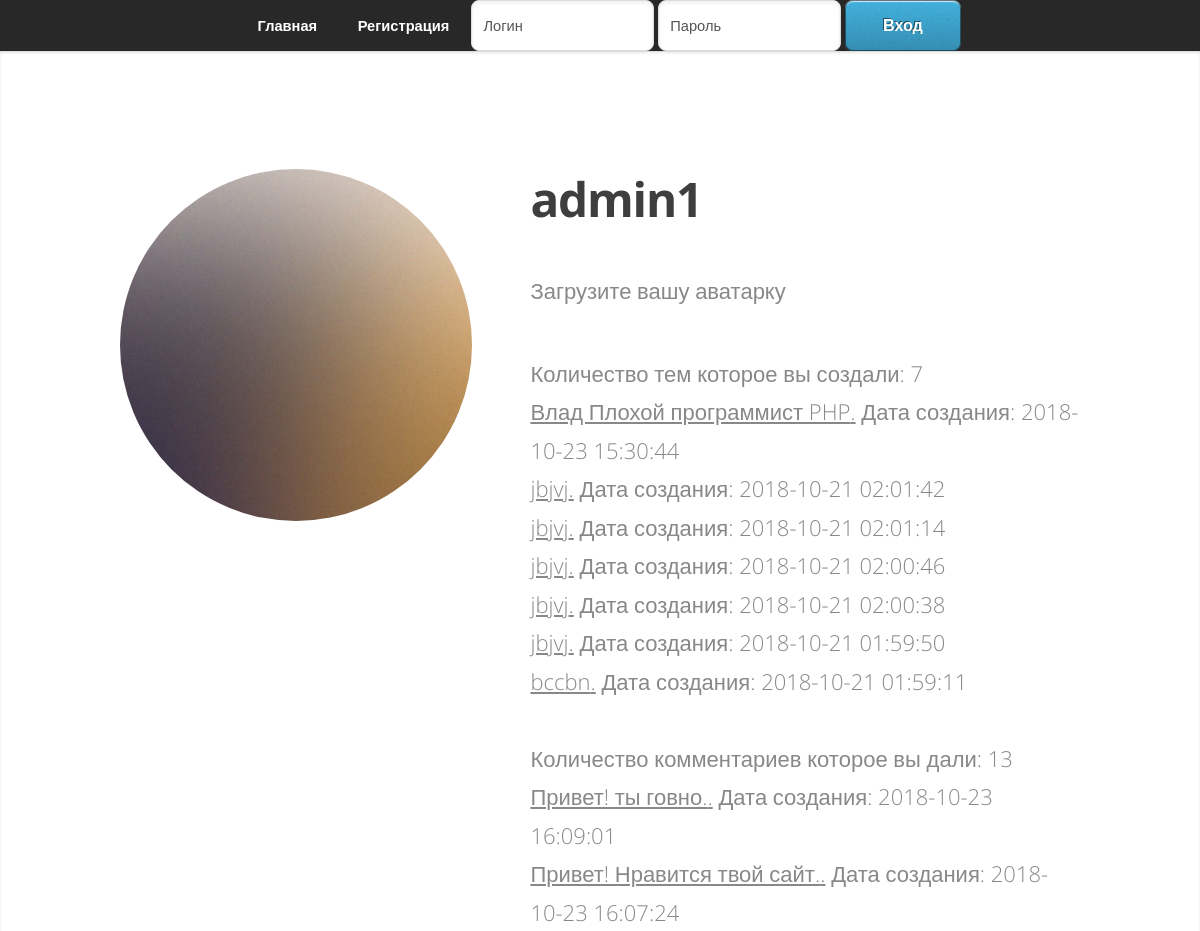
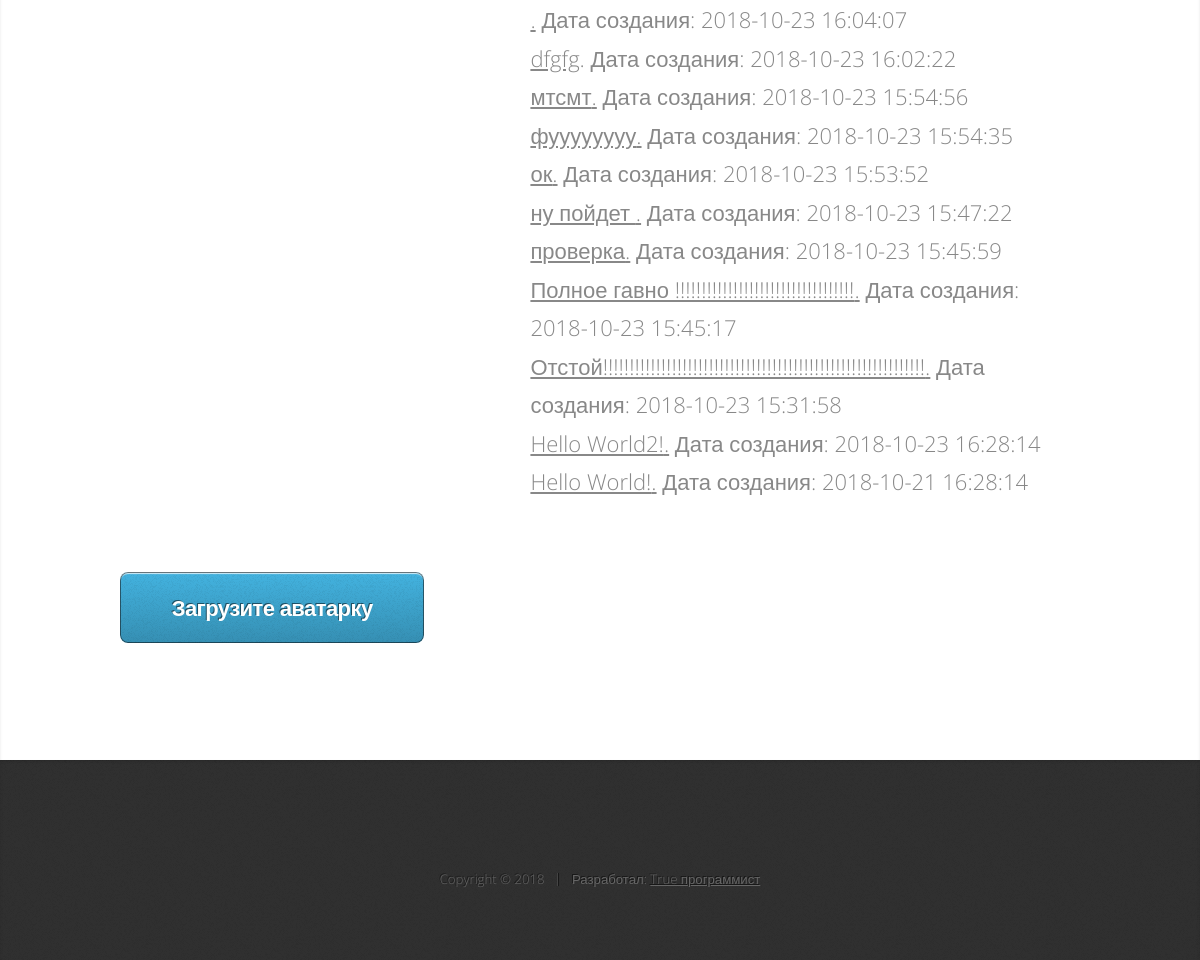
The page /add_picture.php (signed in) on the database its author committed (2 pictures, top to bottom).
### tables this page shows
CREATE TABLE `users` (
  `id_users` int(11) NOT NULL,
  `login` varchar(256) NOT NULL,
  `password` varchar(256) NOT NULL,
  `email` varchar(256) NOT NULL,
  `date` timestamp NOT NULL DEFAULT CURRENT_TIMESTAMP
);

CREATE TABLE `forum` (
  `id_forum` int(255) NOT NULL,
  `id_users` int(255) NOT NULL,
  `topic` varchar(255) NOT NULL,
  `text` text NOT NULL,
  `date_forum` timestamp NOT NULL DEFAULT CURRENT_TIMESTAMP
);

CREATE TABLE `answer` (
  `id_answer` int(11) NOT NULL,
  `id_forum` int(11) NOT NULL,
  `answer` text NOT NULL,
  `id_users` varchar(256) NOT NULL,
  `date_answer` timestamp NOT NULL DEFAULT CURRENT_TIMESTAMP
);

### add_picture.php (the view, shortened to what this page needs)
<?php
include("site/header.php");
$result2 = mysqli_query ($connect,"SELECT * from users WHERE login = '$_SESSION[login]'");
$myrow = mysqli_fetch_array ($result2,MYSQLI_ASSOC);
?>
<!DOCTYPE HTML>
<html>
			<article id="top" class="wrapper style1">
				<div class="container">
					<div class="row">
						<div class="col-4 col-5-large col-12-medium">
							<span class="image fit"><img src="images/pic00.jpg" alt="" /></span>
						</div>
						<div class="col-8 col-7-large col-12-medium">
							<header>
								<h1><strong><?=$myrow['login']?></strong></h1>
							</header>
							<p>Загрузите вашу аватарку</p>
							<p><?php
								$result_forum = mysqli_query($connect, "SELECT * from forum WHERE id_users = '$myrow[id_users]' order by id_forum DESC");
								$row_forum = mysqli_fetch_all ($result_forum,MYSQLI_ASSOC);
								echo "Количество тем которое вы создали: ".count ($row_forum)."<br>";
								foreach ($row_forum as $key=>$vol){
									echo "<a href = 'el.php?id=".$row_forum[$key]['id_forum']."'>".$row_forum [$key]['topic'].".</a> Дата создания: ".$row_forum [$key]['date_forum']."<br>";
								}
								$result_answer = mysqli_query($connect, "SELECT * from answer WHERE id_users = '$myrow[id_users]' order by id_answer DESC");
								$row_answer = mysqli_fetch_all ($result_answer,MYSQLI_ASSOC);
								echo "<br>"."Количество комментариев которое вы дали: ".count ($row_answer)."<br>";
								foreach ($row_answer as $key=>$vol){
									echo "<a href = 'el.php?id=".$row_answer[$key]['id_forum']."'>".$row_answer [$key]['answer'].".</a> Дата создания: ".$row_answer [$key]['date_answer']."<br>";
								}
							?></p>
						</div>
					</div>
				<br><a href="add_picture.php" class="button large scrolly">Загрузите аватарку</a>
				</div>
			</article>
			<?php include('site/footer.php')?>
	</body>
</html>

### rows shown on the page
users: login "admin1"
forum: topic "Влад Плохой программист PHP", date_forum "2018-10-23 15:30:44"
forum: topic "jbjvj", date_forum "2018-10-21 02:01:42"
forum: topic "jbjvj", date_forum "2018-10-21 02:01:14"
forum: topic "jbjvj", date_forum "2018-10-21 02:00:46"
forum: topic "jbjvj", date_forum "2018-10-21 02:00:38"
forum: topic "jbjvj", date_forum "2018-10-21 01:59:50"
forum: topic "bccbn", date_forum "2018-10-21 01:59:11"
answer: answer "Привет! ты говно.", date_answer "2018-10-23 16:09:01"
answer: answer "Привет! Нравится твой сайт.", date_answer "2018-10-23 16:07:24"
answer: date_answer "2018-10-23 16:04:07"
answer: answer "dfgfg", date_answer "2018-10-23 16:02:22"
answer: answer "мтсмт", date_answer "2018-10-23 15:54:56"
answer: answer "фуууууууу", date_answer "2018-10-23 15:54:35"
answer: answer "ок", date_answer "2018-10-23 15:53:52"
answer: answer "ну пойдет", date_answer "2018-10-23 15:47:22"
answer: answer "проверка", date_answer "2018-10-23 15:45:59"
answer: answer "Полное гавно !!!!!!!!!!!!!!!!!!!!!!!!!!!!!!!!!!", date_answer "2018-10-23 15:45:17"
answer: answer "Отстой!!!!!!!!!!!!!!!!!!!!!!!!!!!!!!!!!!!!!!!!!!!!!!!!!!!!!!!!!!!!!", date_answer "2018-10-23 15:31:58"
answer: answer "Hello World2!", date_answer "2018-10-23 16:28:14"
answer: answer "Hello World!", date_answer "2018-10-21 16:28:14"

### other values the page prints
count ($row_forum) "7"
count ($row_answer) "13"
